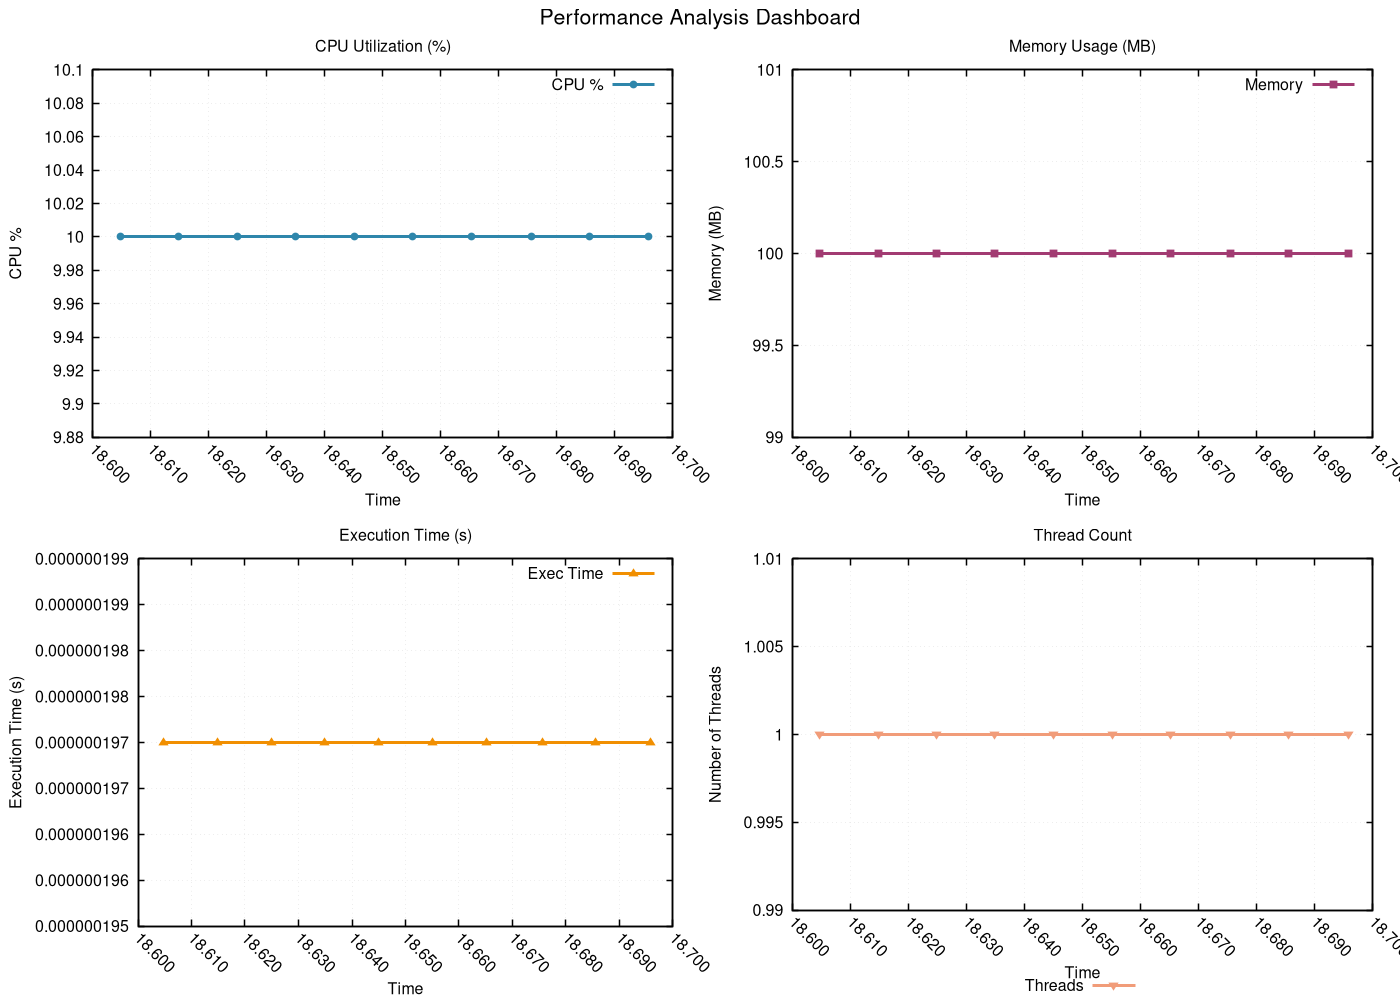

Recreate this plot in gnuplot.
# GNUplot script for performance metrics
set terminal pngcairo enhanced font 'Helvetica,12' size 1400,1000
set output 'png/fibonacci_iterative_20260131_225833_dashboard.png'

set multiplot layout 2,2 title 'Performance Analysis Dashboard' font 'Helvetica,16'
set style line 1 lc rgb '#2E86AB' lt 1 lw 3 pt 7 ps 0.8
set style line 2 lc rgb '#A23B72' lt 1 lw 3 pt 5 ps 0.8
set style line 3 lc rgb '#F18F01' lt 1 lw 3 pt 9 ps 0.8
set style line 4 lc rgb '#F19C79' lt 1 lw 3 pt 11 ps 0.8
set style line 5 lc rgb '#0ABB9F' lt 1 lw 3 pt 13 ps 0.8

set format x "%.3f"
set xtics rotate by -45
set autoscale x

set title 'CPU Utilization (%)'
set xlabel 'Time'
set ylabel 'CPU %'
set grid linestyle 1 lc rgb '#D3D3D3' lt 0 lw 1
set border linewidth 1.5
plot 'png/fibonacci_iterative_20260131_225833_dashboard.dat' using 1:2 with linespoints ls 1 title 'CPU %'
set title 'Memory Usage (MB)'
set xlabel 'Time'
set ylabel 'Memory (MB)'
set grid linestyle 1 lc rgb '#D3D3D3' lt 0 lw 1
set border linewidth 1.5
plot 'png/fibonacci_iterative_20260131_225833_dashboard.dat' using 1:3 with linespoints ls 2 title 'Memory'
set title 'Execution Time (s)'
set xlabel 'Time'
set ylabel 'Execution Time (s)'
set grid linestyle 1 lc rgb '#D3D3D3' lt 0 lw 1
set border linewidth 1.5
plot 'png/fibonacci_iterative_20260131_225833_dashboard.dat' using 1:8 with linespoints ls 3 title 'Exec Time'
set title 'Thread Count'
set xlabel 'Time'
set ylabel 'Number of Threads'
set grid linestyle 1 lc rgb '#D3D3D3' lt 0 lw 1
set border linewidth 1.5
set key outside center bottom horizontal
plot 'png/fibonacci_iterative_20260131_225833_dashboard.dat' using 1:9 with linespoints ls 4 title 'Threads'
unset multiplot
